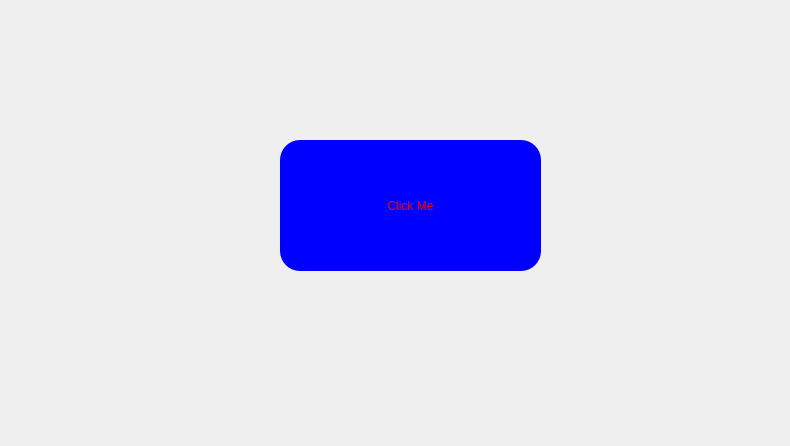
<?xml version="1.0" encoding="UTF-8"?>
<ui version="4.0">
 <class>MainWindow</class>
 <widget class="QMainWindow" name="MainWindow">
  <property name="geometry">
   <rect>
    <x>0</x>
    <y>0</y>
    <width>790</width>
    <height>446</height>
   </rect>
  </property>
  <property name="windowTitle">
   <string>MainWindow</string>
  </property>
  <widget class="QWidget" name="centralwidget">
   <widget class="QPushButton" name="pushButton_click1">
    <property name="geometry">
     <rect>
      <x>280</x>
      <y>140</y>
      <width>261</width>
      <height>131</height>
     </rect>
    </property>
    <property name="styleSheet">
     <string notr="true">QPushButton{
	border: none;
	background-color: Blue;
	color: Red;
	font: 700 30px 'Arial';
	border-radius: 20px;
	

}

QPushButton:hover{
	background-color: yellow;
	color: Green;
	font: 700 30px 'Arial';
	border-radius: 25px;
	border-bottom: 9px solid white;
	

}

QPushButton:pressed{
	background-color: cyan;

}</string>
    </property>
    <property name="text">
     <string>Click Me</string>
    </property>
   </widget>
  </widget>
 </widget>
 <resources/>
 <connections/>
</ui>
